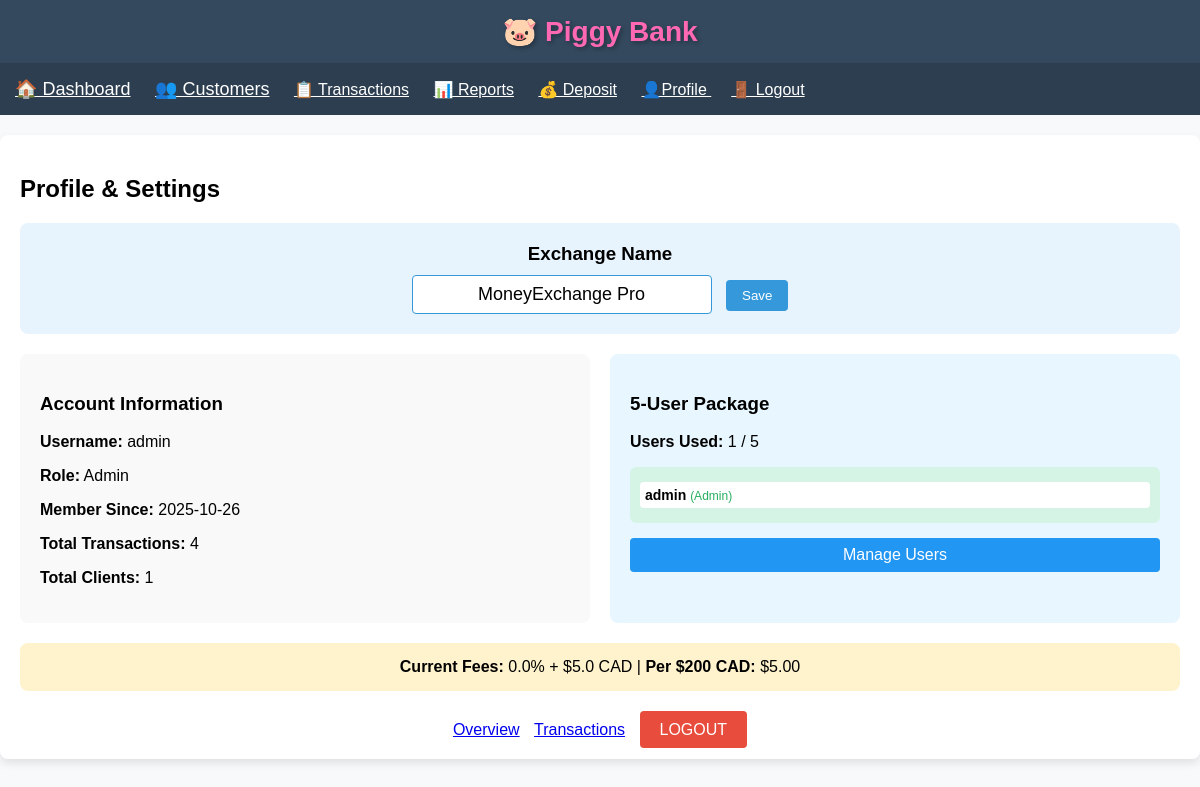
The app's page /profile (signed in) with its own data.
### app.py (models this page shows)
class User(db.Model):
    id = db.Column(db.Integer, primary_key=True)
    username = db.Column(db.String(50), unique=True, nullable=False)
    password = db.Column(db.String(100), nullable=False)
    is_admin = db.Column(db.Boolean, default=False)
    created_at = db.Column(db.DateTime, default=datetime.utcnow)

### app.py (the view)
@app.route('/profile')
def profile():
    if 'user_id' not in session:
        return redirect(url_for('login'))
    current_user = User.query.get(session['user_id'])
    total_transactions = Transaction.query.count()
    total_clients = Client.query.count()
    total_users = User.query.count()
    users = User.query.all() if current_user.is_admin else []
    current_fee = round(FEE_PERCENTAGE * 100, 1)
    current_flat_fee = round(FLAT_FEE_CAD, 2)
    return render_template('profile.html',
                           user=current_user,
                           total_transactions=total_transactions,
                           total_clients=total_clients,
                           total_users=total_users,
                           users=users,
                           exchange_name=EXCHANGE_NAME,
                           max_users=MAX_USERS,
                           current_fee=current_fee,
                           current_flat_fee=current_flat_fee)

### templates/profile.html (shortened to what this page needs)
{% extends "base.html" %}
{% block content %}
<h2>Profile & Settings</h2>
<div style="background:#e8f4fd; padding:20px; border-radius:8px; margin-bottom:20px; text-align:center;">
    <h3 style="margin:0 0 10px 0;">Exchange Name</h3>
    <form method="POST" action="{{ url_for('edit_exchange_name') }}" style="display:inline;">
        <input type="text" name="exchange_name" value="{{ exchange_name }}"
               style="font-size:18px; padding:8px; width:300px; text-align:center; border:1px solid #3498db; border-radius:4px;"
               {% if not user.is_admin %}disabled{% endif %}>
        {% if user.is_admin %}
        <button type="submit" style="padding:8px 16px; background:#3498db; color:white; border:none; border-radius:4px; margin-left:10px;">Save</button>
        {% endif %}
    </form>
</div>
<div style="display: grid; grid-template-columns: 1fr 1fr; gap: 20px;">
    <div style="background:#f9f9f9; padding:20px; border-radius:8px;">
        <h3>Account Information</h3>
        <p><strong>Username:</strong> {{ user.username }}</p>
        <p><strong>Role:</strong> {% if user.is_admin %}Admin{% else %}User{% endif %}</p>
        <p><strong>Member Since:</strong> {{ user.created_at.strftime('%Y-%m-%d') }}</p>
        <p><strong>Total Transactions:</strong> {{ total_transactions }}</p>
        <p><strong>Total Clients:</strong> {{ total_clients }}</p>
    </div>
    <div style="background:#e8f7ff; padding:20px; border-radius:8px;">
        <h3>5-User Package</h3>
        <p><strong>Users Used:</strong> {{ total_users }} / {{ max_users }}</p>
        <div style="background:#d5f4e6; padding:10px; border-radius:6px; margin-top:10px; font-size:14px;">
            {% for u in users %}
            <div style="margin:5px 0; padding:5px; background:white; border-radius:4px;">
                <strong>{{ u.username }}</strong>
                {% if u.is_admin %}<span style="color:#27ae60; font-size:12px;">(Admin)</span>{% endif %}
            </div>
            {% endfor %}
        </div>
        {% if user.is_admin %}
        <a href="{{ url_for('manage_users') }}" style="display:block; margin-top:15px; text-align:center; background:#2196f3; color:white; padding:8px; border-radius:4px; text-decoration:none;">Manage Users</a>
        {% endif %}
    </div>
</div>
<div style="margin-top:20px; background:#fff3cd; padding:15px; border-radius:8px; text-align:center;">
    <strong>Current Fees:</strong> {{ current_fee }}% + ${{ current_flat_fee }} CAD
    | <strong>Per $200 CAD:</strong> ${{ "%.2f"|format((200 * (current_fee / 100)) + current_flat_fee) }}
</div>
<div style="margin-top:30px; text-align:center;">
    <a href="{{ url_for('index') }}" style="margin-right:10px; font-size:16px;">Overview</a>
    <a href="{{ url_for('transactions') }}" style="margin-right:10px; font-size:16px;">Transactions</a>
    <a href="{{ url_for('logout') }}" style="background:#e74c3c; color:white; padding:10px 20px; border-radius:4px; text-decoration:none; font-size:16px;">LOGOUT</a>
</div>
{% endblock %}

### templates/base.html (style rules this page uses)
* { box-sizing: border-box; }
body { font-family: Arial; margin: 0; padding: 0; background: #f8f9fa; }

### records on screen
User: username "admin", created_at "2025-10-26", is_admin "(Admin)"

### other values on screen
{{ total_transactions }} "4"
{{ total_clients }} "1"
{{ total_users }} "1"
{{ max_users }} "5"
{{ current_fee }} "0.0"
{{ current_flat_fee }} "5.0"
{{ "%.2f"|format((200 * (current_fee / 100)) + current_flat_fee) }} "5.00"
